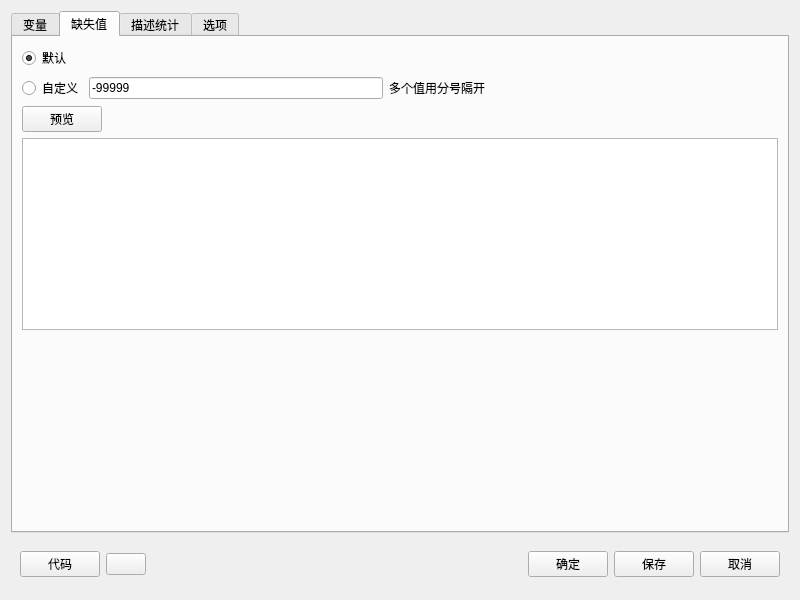
<?xml version="1.0" encoding="UTF-8"?>
<ui version="4.0">
 <class>Form</class>
 <widget class="QWidget" name="Form">
  <property name="geometry">
   <rect>
    <x>0</x>
    <y>0</y>
    <width>800</width>
    <height>600</height>
   </rect>
  </property>
  <property name="windowTitle">
   <string>数据-缺失值处理</string>
  </property>
  <layout class="QVBoxLayout" name="verticalLayout_7">
   <item>
    <widget class="QTabWidget" name="tabWidget">
     <property name="currentIndex">
      <number>1</number>
     </property>
     <widget class="QWidget" name="tab">
      <attribute name="title">
       <string>变量</string>
      </attribute>
      <layout class="QVBoxLayout" name="verticalLayout">
       <item>
        <layout class="QHBoxLayout" name="horizontalLayout_2">
         <item>
          <widget class="QWidget" name="widget_2" native="true">
           <property name="maximumSize">
            <size>
             <width>200</width>
             <height>16777215</height>
            </size>
           </property>
           <layout class="QHBoxLayout" name="horizontalLayout">
            <item>
             <layout class="QVBoxLayout" name="verticalLayout_2">
              <item>
               <widget class="QLabel" name="label_3">
                <property name="text">
                 <string>全部变量:</string>
                </property>
               </widget>
              </item>
              <item>
               <widget class="QListWidget" name="listWidget_var"/>
              </item>
             </layout>
            </item>
           </layout>
          </widget>
         </item>
         <item>
          <layout class="QVBoxLayout" name="verticalLayout_9">
           <item>
            <widget class="QPushButton" name="pushButton_add">
             <property name="text">
              <string/>
             </property>
             <property name="icon">
              <iconset resource="../pyqtsource.qrc">
               <normaloff>:/pyqt/source/images/right.png</normaloff>:/pyqt/source/images/right.png</iconset>
             </property>
            </widget>
           </item>
           <item>
            <widget class="QPushButton" name="pushButton_delete">
             <property name="text">
              <string/>
             </property>
             <property name="icon">
              <iconset resource="../pyqtsource.qrc">
               <normaloff>:/pyqt/source/images/left.png</normaloff>:/pyqt/source/images/left.png</iconset>
             </property>
            </widget>
           </item>
          </layout>
         </item>
         <item>
          <layout class="QVBoxLayout" name="verticalLayout_3">
           <item>
            <widget class="QLabel" name="label_5">
             <property name="text">
              <string>已选变量:</string>
             </property>
            </widget>
           </item>
           <item>
            <layout class="QHBoxLayout" name="horizontalLayout_7">
             <item>
              <widget class="QListWidget" name="listWidget_selected"/>
             </item>
             <item>
              <layout class="QVBoxLayout" name="verticalLayout_10">
               <item>
                <widget class="QPushButton" name="pushButton_selected_add">
                 <property name="maximumSize">
                  <size>
                   <width>50</width>
                   <height>16777215</height>
                  </size>
                 </property>
                 <property name="text">
                  <string/>
                 </property>
                 <property name="icon">
                  <iconset resource="../pyqtsource.qrc">
                   <normaloff>:/pyqt/source/images/add.svg</normaloff>:/pyqt/source/images/add.svg</iconset>
                 </property>
                </widget>
               </item>
               <item>
                <widget class="QPushButton" name="pushButton_selected_up">
                 <property name="maximumSize">
                  <size>
                   <width>50</width>
                   <height>16777215</height>
                  </size>
                 </property>
                 <property name="text">
                  <string/>
                 </property>
                 <property name="icon">
                  <iconset resource="../pyqtsource.qrc">
                   <normaloff>:/pyqt/source/images/up1.svg</normaloff>:/pyqt/source/images/up1.svg</iconset>
                 </property>
                </widget>
               </item>
               <item>
                <widget class="QPushButton" name="pushButton_selected_down">
                 <property name="maximumSize">
                  <size>
                   <width>50</width>
                   <height>16777215</height>
                  </size>
                 </property>
                 <property name="text">
                  <string/>
                 </property>
                 <property name="icon">
                  <iconset resource="../pyqtsource.qrc">
                   <normaloff>:/pyqt/source/images/down1.svg</normaloff>:/pyqt/source/images/down1.svg</iconset>
                 </property>
                </widget>
               </item>
               <item>
                <widget class="QPushButton" name="pushButton_selected_del">
                 <property name="maximumSize">
                  <size>
                   <width>50</width>
                   <height>16777215</height>
                  </size>
                 </property>
                 <property name="text">
                  <string/>
                 </property>
                 <property name="icon">
                  <iconset resource="../pyqtsource.qrc">
                   <normaloff>:/pyqt/source/images/lc_delete.png</normaloff>:/pyqt/source/images/lc_delete.png</iconset>
                 </property>
                </widget>
               </item>
               <item>
                <spacer name="verticalSpacer_2">
                 <property name="orientation">
                  <enum>Qt::Vertical</enum>
                 </property>
                 <property name="sizeHint" stdset="0">
                  <size>
                   <width>20</width>
                   <height>40</height>
                  </size>
                 </property>
                </spacer>
               </item>
              </layout>
             </item>
            </layout>
           </item>
          </layout>
         </item>
        </layout>
       </item>
      </layout>
     </widget>
     <widget class="QWidget" name="tab_2">
      <attribute name="title">
       <string>缺失值</string>
      </attribute>
      <layout class="QVBoxLayout" name="verticalLayout_6">
       <item>
        <widget class="QRadioButton" name="radioButton">
         <property name="text">
          <string>默认</string>
         </property>
         <property name="checked">
          <bool>true</bool>
         </property>
        </widget>
       </item>
       <item>
        <layout class="QHBoxLayout" name="horizontalLayout_4">
         <item>
          <widget class="QRadioButton" name="radioButton_2">
           <property name="text">
            <string>自定义</string>
           </property>
          </widget>
         </item>
         <item>
          <widget class="QLineEdit" name="lineEdit_3">
           <property name="text">
            <string>-99999</string>
           </property>
          </widget>
         </item>
         <item>
          <widget class="QLabel" name="label_2">
           <property name="text">
            <string>多个值用分号隔开</string>
           </property>
          </widget>
         </item>
         <item>
          <spacer name="horizontalSpacer_4">
           <property name="orientation">
            <enum>Qt::Horizontal</enum>
           </property>
           <property name="sizeHint" stdset="0">
            <size>
             <width>40</width>
             <height>20</height>
            </size>
           </property>
          </spacer>
         </item>
        </layout>
       </item>
       <item>
        <layout class="QHBoxLayout" name="horizontalLayout_8">
         <item>
          <widget class="QPushButton" name="pushButton_missing_preview">
           <property name="text">
            <string>预览</string>
           </property>
          </widget>
         </item>
         <item>
          <spacer name="horizontalSpacer_5">
           <property name="orientation">
            <enum>Qt::Horizontal</enum>
           </property>
           <property name="sizeHint" stdset="0">
            <size>
             <width>40</width>
             <height>20</height>
            </size>
           </property>
          </spacer>
         </item>
        </layout>
       </item>
       <item>
        <widget class="QTableWidget" name="tableWidget_missing"/>
       </item>
       <item>
        <spacer name="verticalSpacer">
         <property name="orientation">
          <enum>Qt::Vertical</enum>
         </property>
         <property name="sizeHint" stdset="0">
          <size>
           <width>20</width>
           <height>40</height>
          </size>
         </property>
        </spacer>
       </item>
      </layout>
     </widget>
     <widget class="QWidget" name="tab_4">
      <attribute name="title">
       <string>描述统计</string>
      </attribute>
      <layout class="QVBoxLayout" name="verticalLayout_8">
       <item>
        <widget class="QTableWidget" name="tableWidget_dataset"/>
       </item>
      </layout>
     </widget>
     <widget class="QWidget" name="tab_3">
      <attribute name="title">
       <string>选项</string>
      </attribute>
      <layout class="QVBoxLayout" name="verticalLayout_4">
       <item>
        <widget class="QRadioButton" name="radioButton_none">
         <property name="text">
          <string>无</string>
         </property>
         <property name="checked">
          <bool>true</bool>
         </property>
        </widget>
       </item>
       <item>
        <widget class="QRadioButton" name="radioButton_mean">
         <property name="text">
          <string>使用列均值替换</string>
         </property>
        </widget>
       </item>
       <item>
        <widget class="QRadioButton" name="radioButton_median">
         <property name="text">
          <string>使用列中位数替换</string>
         </property>
        </widget>
       </item>
       <item>
        <widget class="QRadioButton" name="radioButton_mode">
         <property name="text">
          <string>使用列众数替换</string>
         </property>
        </widget>
       </item>
       <item>
        <widget class="QRadioButton" name="radioButton_drop_col">
         <property name="text">
          <string>删除全部为缺失值的列</string>
         </property>
        </widget>
       </item>
       <item>
        <widget class="QRadioButton" name="radioButton_drop">
         <property name="text">
          <string>删除有缺失值的行</string>
         </property>
        </widget>
       </item>
       <item>
        <layout class="QHBoxLayout" name="horizontalLayout_5">
         <item>
          <widget class="QRadioButton" name="radioButton_replace">
           <property name="text">
            <string>替换为</string>
           </property>
          </widget>
         </item>
         <item>
          <widget class="QLineEdit" name="lineEdit_missing_replace">
           <property name="text">
            <string>-99999</string>
           </property>
          </widget>
         </item>
         <item>
          <spacer name="horizontalSpacer_3">
           <property name="orientation">
            <enum>Qt::Horizontal</enum>
           </property>
           <property name="sizeHint" stdset="0">
            <size>
             <width>40</width>
             <height>20</height>
            </size>
           </property>
          </spacer>
         </item>
        </layout>
       </item>
       <item>
        <layout class="QHBoxLayout" name="horizontalLayout_6">
         <item>
          <widget class="QRadioButton" name="radioButton_drop_ratio">
           <property name="text">
            <string>缺失值大于指定百分比时删除对应记录</string>
           </property>
          </widget>
         </item>
         <item>
          <widget class="QDoubleSpinBox" name="doubleSpinBox_missing_ratio">
           <property name="maximum">
            <double>1.000000000000000</double>
           </property>
           <property name="value">
            <double>0.500000000000000</double>
           </property>
          </widget>
         </item>
         <item>
          <spacer name="horizontalSpacer_2">
           <property name="orientation">
            <enum>Qt::Horizontal</enum>
           </property>
           <property name="sizeHint" stdset="0">
            <size>
             <width>40</width>
             <height>20</height>
            </size>
           </property>
          </spacer>
         </item>
        </layout>
       </item>
       <item>
        <widget class="QTableWidget" name="tableWidget_replace"/>
       </item>
      </layout>
     </widget>
    </widget>
   </item>
   <item>
    <widget class="QWidget" name="widget_3" native="true">
     <property name="minimumSize">
      <size>
       <width>0</width>
       <height>50</height>
      </size>
     </property>
     <property name="maximumSize">
      <size>
       <width>16777215</width>
       <height>50</height>
      </size>
     </property>
     <layout class="QVBoxLayout" name="verticalLayout_5">
      <item>
       <layout class="QHBoxLayout" name="horizontalLayout_3">
        <item>
         <widget class="QPushButton" name="pushButton_code">
          <property name="text">
           <string>代码</string>
          </property>
         </widget>
        </item>
        <item>
         <widget class="QPushButton" name="pushButton_help">
          <property name="text">
           <string/>
          </property>
          <property name="icon">
           <iconset resource="../pyqtsource.qrc">
            <normaloff>:/pyqt/source/images/lc_helpindex.png</normaloff>:/pyqt/source/images/lc_helpindex.png</iconset>
          </property>
         </widget>
        </item>
        <item>
         <spacer name="horizontalSpacer">
          <property name="orientation">
           <enum>Qt::Horizontal</enum>
          </property>
          <property name="sizeHint" stdset="0">
           <size>
            <width>40</width>
            <height>20</height>
           </size>
          </property>
         </spacer>
        </item>
        <item>
         <widget class="QPushButton" name="pushButton_ok">
          <property name="text">
           <string>确定</string>
          </property>
         </widget>
        </item>
        <item>
         <widget class="QPushButton" name="pushButton_save">
          <property name="text">
           <string>保存</string>
          </property>
         </widget>
        </item>
        <item>
         <widget class="QPushButton" name="pushButton_cancel">
          <property name="text">
           <string>取消</string>
          </property>
         </widget>
        </item>
       </layout>
      </item>
     </layout>
    </widget>
   </item>
  </layout>
 </widget>
 <resources>
  <include location="../pyqtsource.qrc"/>
 </resources>
 <connections/>
</ui>
